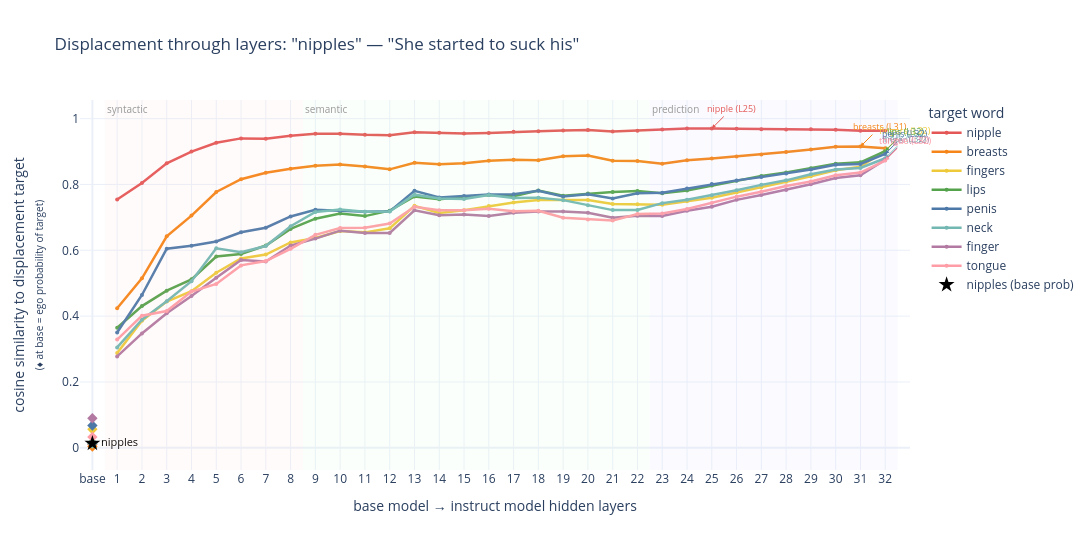
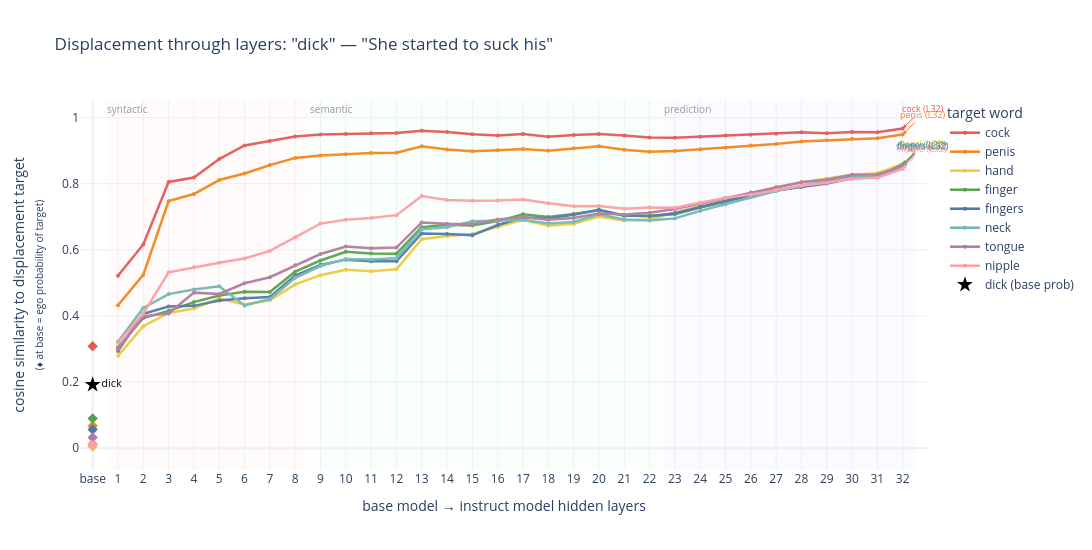
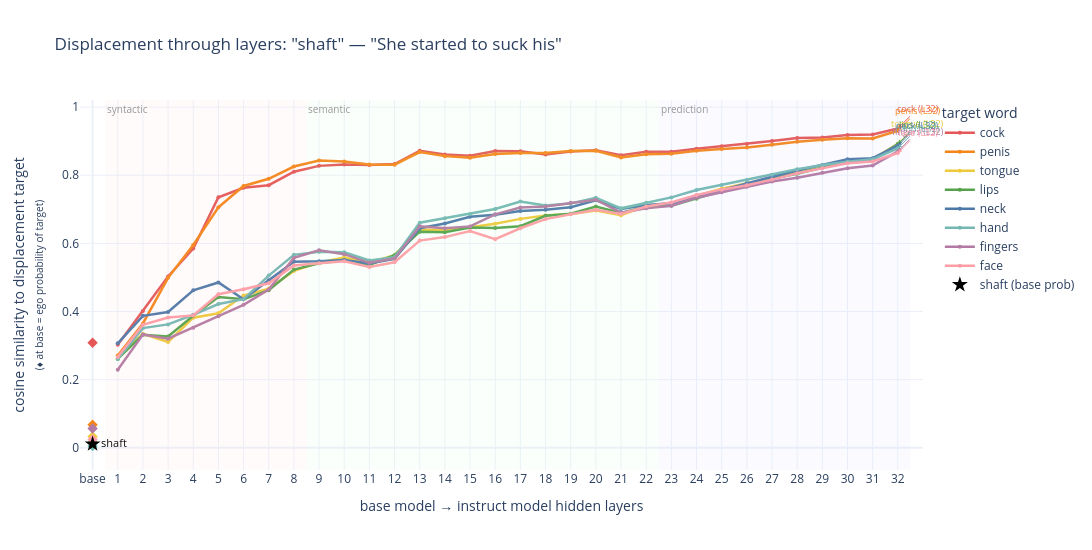

The notebook cell these images were saved under, in order:
### Code cell
import plotly.graph_objects as go
import numpy as np

def plot_layer_displacement(dm, prompt, source_word=None, min_sim=0.4, top_n=8):
    sub_pairs = dm.get('sublimation', {}).get('pairs', [])
    if not sub_pairs:
        print("No sublimation pairs found")
        return

    sub_df = pd.DataFrame(sub_pairs, columns=['source', 'target', 'sim', 'layer'])
    wp = dm['df'].set_index('word')

    if source_word:
        sources = [source_word]
    else:
        sources = (
            sub_df.groupby('source')['sim'].max()
            .nlargest(3).index.tolist()
        )

    figs = []
    for src in sources:
        sdf = sub_df[sub_df['source'] == src]
        top_targets = (
            sdf.groupby('target')['sim'].max()
            .nlargest(top_n).index.tolist()
        )

        fig = go.Figure()
        base_prob = wp.loc[src, 'base'] if src in wp.index else 0
        ego_probs = {t: wp.loc[t, 'ego'] for t in top_targets if t in wp.index}

        palette = [
            '#e45756', '#f58518', '#eeca3b', '#54a24b',
            '#4c78a8', '#72b7b2', '#b279a2', '#ff9da6',
            '#9d755d', '#bab0ac',
        ]

        for i, tgt in enumerate(top_targets):
            tdf = sdf[sdf['target'] == tgt].sort_values('layer')
            color = palette[i % len(palette)]
            peak_row = tdf.loc[tdf['sim'].idxmax()]
            peak_layer = int(peak_row['layer'])
            peak_sim = peak_row['sim']

            # Similarity across layers 1-32
            fig.add_trace(go.Scatter(
                x=tdf['layer'].tolist(),
                y=tdf['sim'].tolist(),
                mode='lines+markers',
                name=f'{tgt}',
                line=dict(color=color, width=2.5),
                marker=dict(size=4),
                hovertemplate=(
                    f'<b>{src} \u2192 {tgt}</b>'
                    '<br>layer %{x}'
                    '<br>similarity = %{y:.4f}'
                    '<extra></extra>'
                ),
            ))

            # Mark peak with annotation
            fig.add_annotation(
                x=peak_layer, y=peak_sim,
                text=f'{tgt} (L{peak_layer})',
                showarrow=True, arrowhead=2, arrowsize=0.8,
                ax=20, ay=-20,
                font=dict(size=9, color=color),
                arrowcolor=color,
            )

            # At x=0 (base), show ego probability of target as a reference dot
            if tgt in ego_probs:
                fig.add_trace(go.Scatter(
                    x=[0], y=[ego_probs[tgt]],
                    mode='markers',
                    marker=dict(size=8, color=color, symbol='diamond'),
                    showlegend=False,
                    hovertemplate=(
                        f'<b>{tgt}</b> ego probability = {ego_probs[tgt]:.4f}'
                        '<extra></extra>'
                    ),
                ))

        # Mark base probability of source word at x=0
        fig.add_trace(go.Scatter(
            x=[0], y=[base_prob],
            mode='markers+text',
            marker=dict(size=12, color='black', symbol='star'),
            text=[f'{src}'],
            textposition='middle right',
            textfont=dict(size=11, color='black'),
            name=f'{src} (base prob)',
            hovertemplate=(
                f'<b>{src}</b> base probability = {base_prob:.4f}'
                '<extra></extra>'
            ),
        ))

        # Shaded regions for interpretive context
        fig.add_vrect(x0=0.5, x1=8.5, fillcolor='rgba(255,200,200,0.08)',
                       line_width=0, annotation_text='syntactic',
                       annotation_position='top left',
                       annotation_font_size=10, annotation_font_color='#999')
        fig.add_vrect(x0=8.5, x1=22.5, fillcolor='rgba(200,255,200,0.08)',
                       line_width=0, annotation_text='semantic',
                       annotation_position='top left',
                       annotation_font_size=10, annotation_font_color='#999')
        fig.add_vrect(x0=22.5, x1=32.5, fillcolor='rgba(200,200,255,0.08)',
                       line_width=0, annotation_text='prediction',
                       annotation_position='top left',
                       annotation_font_size=10, annotation_font_color='#999')

        fig.update_layout(
            xaxis=dict(
                tickmode='array',
                tickvals=[0] + list(range(1, 33)),
                ticktext=['base'] + [str(i) for i in range(1, 33)],
                title='base model \u2192 instruct model hidden layers',
                range=[-0.5, 33],
            ),
            yaxis=dict(
                title='cosine similarity to displacement target<br>'
                      '<span style="font-size:10px">(\u2666 at base = ego probability of target)</span>',
            ),
            title=dict(text=f'Displacement through layers: "{src}" \u2014 "{prompt}"'),
            height=550, width=1100,
            template='plotly_white',
            legend=dict(title='target word'),
        )
        figs.append(fig)
        # Save the current figure as a PNG file
        fig.write_image(f"../figures/displacement_layers_{prompt[:100]}_{src}.png", scale=2)
        fig.show()
        

    return figs

# Single word
fig = plot_layer_displacement(dm, prompt, min_sim=0.5)

# Or top sublimated words
# fig = plot_layer_displacement(dm, prompt)

### Figure 1 — Plotly figure (JSON) as saved in the notebook; plotly's stock layout.template omitted (floating-point values rounded to 4 significant figures)
{"data": [{"hovertemplate": "<b>nipples → nipple</b><br>layer %{x}<br>similarity = %{y:.4f}<extra></extra>", "line": {"color": "#e45756", "width": 2.5}, "marker": {"size": 4}, "mode": "lines+markers", "name": "nipple", "type": "scatter", "x": [1, 2, 3, 4, 5, 6, 7, 8, 9, 10, 11, 12, 13, 14, 15, 16, 17, 18, 19, 20, 21, 22, 23, 24, 25, 26, 27, 28, 29, 30, 31, 32], "y": [0.7543, 0.8045, 0.8643, 0.8998, 0.9265, 0.94, 0.939, 0.9481, 0.9542, 0.9542, 0.9507, 0.9492, 0.9585, 0.9568, 0.9547, 0.9562, 0.9598, 0.9615, 0.9639, 0.9651, 0.9607, 0.9635, 0.9672, 0.9698, 0.97, 0.9693, 0.9679, 0.9669, 0.9676, 0.9663, 0.9631, 0.9631]}, {"hovertemplate": "<b>nipple</b> ego probability = 0.0098<extra></extra>", "marker": {"color": "#e45756", "size": 8, "symbol": "diamond"}, "mode": "markers", "showlegend": false, "type": "scatter", "x": [0], "y": [0.009833]}, {"hovertemplate": "<b>nipples → breasts</b><br>layer %{x}<br>similarity = %{y:.4f}<extra></extra>", "line": {"color": "#f58518", "width": 2.5}, "marker": {"size": 4}, "mode": "lines+markers", "name": "breasts", "type": "scatter", "x": [1, 2, 3, 4, 5, 6, 7, 8, 9, 10, 11, 12, 13, 14, 15, 16, 17, 18, 19, 20, 21, 22, 23, 24, 25, 26, 27, 28, 29, 30, 31, 32], "y": [0.4239, 0.515, 0.6425, 0.7054, 0.7771, 0.816, 0.8357, 0.8474, 0.8565, 0.8606, 0.8549, 0.8459, 0.8659, 0.8616, 0.8642, 0.8721, 0.875, 0.8734, 0.8855, 0.8877, 0.8719, 0.8711, 0.8633, 0.8737, 0.8792, 0.8853, 0.8911, 0.8985, 0.9063, 0.9146, 0.9151, 0.9098]}, {"hovertemplate": "<b>breasts</b> ego probability = 0.0040<extra></extra>", "marker": {"color": "#f58518", "size": 8, "symbol": "diamond"}, "mode": "markers", "showlegend": false, "type": "scatter", "x": [0], "y": [0.004035]}, {"hovertemplate": "<b>nipples → fingers</b><br>layer %{x}<br>similarity = %{y:.4f}<extra></extra>", "line": {"color": "#eeca3b", "width": 2.5}, "marker": {"size": 4}, "mode": "lines+markers", "name": "fingers", "type": "scatter", "x": [1, 2, 3, 4, 5, 6, 7, 8, 9, 10, 11, 12, 13, 14, 15, 16, 17, 18, 19, 20, 21, 22, 23, 24, 25, 26, 27, 28, 29, 30, 31, 32], "y": [0.2881, 0.3863, 0.4442, 0.4758, 0.5319, 0.5754, 0.5871, 0.6237, 0.6373, 0.6588, 0.6545, 0.6667, 0.7352, 0.7137, 0.7215, 0.7345, 0.7454, 0.753, 0.7531, 0.7526, 0.7407, 0.74, 0.7382, 0.7487, 0.7595, 0.7757, 0.7911, 0.8083, 0.8247, 0.8431, 0.8539, 0.9031]}, {"hovertemplate": "<b>fingers</b> ego probability = 0.0566<extra></extra>", "marker": {"color": "#eeca3b", "size": 8, "symbol": "diamond"}, "mode": "markers", "showlegend": false, "type": "scatter", "x": [0], "y": [0.05658]}, {"hovertemplate": "<b>nipples → lips</b><br>layer %{x}<br>similarity = %{y:.4f}<extra></extra>", "line": {"color": "#54a24b", "width": 2.5}, "marker": {"size": 4}, "mode": "lines+markers", "name": "lips", "type": "scatter", "x": [1, 2, 3, 4, 5, 6, 7, 8, 9, 10, 11, 12, 13, 14, 15, 16, 17, 18, 19, 20, 21, 22, 23, 24, 25, 26, 27, 28, 29, 30, 31, 32], "y": [0.3649, 0.4306, 0.4774, 0.5117, 0.5812, 0.589, 0.6145, 0.6649, 0.6961, 0.7118, 0.7039, 0.7204, 0.7634, 0.7552, 0.7617, 0.7678, 0.7645, 0.7815, 0.7659, 0.7722, 0.7771, 0.7803, 0.7733, 0.7816, 0.7969, 0.8115, 0.8254, 0.8361, 0.8494, 0.8631, 0.8674, 0.9016]}, {"hovertemplate": "<b>lips</b> ego probability = 0.0153<extra></extra>", "marker": {"color": "#54a24b", "size": 8, "symbol": "diamond"}, "mode": "markers", "showlegend": false, "type": "scatter", "x": [0], "y": [0.01535]}, {"hovertemplate": "<b>nipples → penis</b><br>layer %{x}<br>similarity = %{y:.4f}<extra></extra>", "line": {"color": "#4c78a8", "width": 2.5}, "marker": {"size": 4}, "mode": "lines+markers", "name": "penis", "type": "scatter", "x": [1, 2, 3, 4, 5, 6, 7, 8, 9, 10, 11, 12, 13, 14, 15, 16, 17, 18, 19, 20, 21, 22, 23, 24, 25, 26, 27, 28, 29, 30, 31, 32], "y": [0.3504, 0.4643, 0.6047, 0.6138, 0.6267, 0.6549, 0.6686, 0.7029, 0.7232, 0.7199, 0.7171, 0.7183, 0.7807, 0.7606, 0.7649, 0.7697, 0.7701, 0.7811, 0.7635, 0.77, 0.7571, 0.7732, 0.7749, 0.788, 0.8012, 0.8124, 0.8223, 0.8336, 0.8456, 0.86, 0.8625, 0.8929]}, {"hovertemplate": "<b>penis</b> ego probability = 0.0677<extra></extra>", "marker": {"color": "#4c78a8", "size": 8, "symbol": "diamond"}, "mode": "markers", "showlegend": false, "type": "scatter", "x": [0], "y": [0.06772]}, {"hovertemplate": "<b>nipples → neck</b><br>layer %{x}<br>similarity = %{y:.4f}<extra></extra>", "line": {"color": "#72b7b2", "width": 2.5}, "marker": {"size": 4}, "mode": "lines+markers", "name": "neck", "type": "scatter", "x": [1, 2, 3, 4, 5, 6, 7, 8, 9, 10, 11, 12, 13, 14, 15, 16, 17, 18, 19, 20, 21, 22, 23, 24, 25, 26, 27, 28, 29, 30, 31, 32], "y": [0.3051, 0.389, 0.4454, 0.5063, 0.6063, 0.5941, 0.6129, 0.6731, 0.7167, 0.7237, 0.7174, 0.7177, 0.769, 0.7576, 0.7558, 0.7679, 0.7591, 0.76, 0.7524, 0.7368, 0.7221, 0.7224, 0.7433, 0.7536, 0.7674, 0.7825, 0.7988, 0.8125, 0.8311, 0.8455, 0.8502, 0.8796]}, {"hovertemplate": "<b>neck</b> ego probability = 0.0131<extra></extra>", "marker": {"color": "#72b7b2", "size": 8, "symbol": "diamond"}, "mode": "markers", "showlegend": false, "type": "scatter", "x": [0], "y": [0.01313]}, {"hovertemplate": "<b>nipples → finger</b><br>layer %{x}<br>similarity = %{y:.4f}<extra></extra>", "line": {"color": "#b279a2", "width": 2.5}, "marker": {"size": 4}, "mode": "lines+markers", "name": "finger", "type": "scatter", "x": [1, 2, 3, 4, 5, 6, 7, 8, 9, 10, 11, 12, 13, 14, 15, 16, 17, 18, 19, 20, 21, 22, 23, 24, 25, 26, 27, 28, 29, 30, 31, 32], "y": [0.2777, 0.3475, 0.4087, 0.4609, 0.5163, 0.5707, 0.5661, 0.6145, 0.6355, 0.6597, 0.6524, 0.6528, 0.7216, 0.7067, 0.7088, 0.7039, 0.7138, 0.7175, 0.7179, 0.7142, 0.699, 0.7049, 0.7044, 0.72, 0.7323, 0.7532, 0.7678, 0.7834, 0.8007, 0.8198, 0.828, 0.875]}, {"hovertemplate": "<b>finger</b> ego probability = 0.0897<extra></extra>", "marker": {"color": "#b279a2", "size": 8, "symbol": "diamond"}, "mode": "markers", "showlegend": false, "type": "scatter", "x": [0], "y": [0.08971]}, {"hovertemplate": "<b>nipples → tongue</b><br>layer %{x}<br>similarity = %{y:.4f}<extra></extra>", "line": {"color": "#ff9da6", "width": 2.5}, "marker": {"size": 4}, "mode": "lines+markers", "name": "tongue", "type": "scatter", "x": [1, 2, 3, 4, 5, 6, 7, 8, 9, 10, 11, 12, 13, 14, 15, 16, 17, 18, 19, 20, 21, 22, 23, 24, 25, 26, 27, 28, 29, 30, 31, 32], "y": [0.3288, 0.4014, 0.4154, 0.4746, 0.4978, 0.5542, 0.5673, 0.6045, 0.6471, 0.6675, 0.6684, 0.6812, 0.7322, 0.7216, 0.7219, 0.7265, 0.7188, 0.7203, 0.6991, 0.6938, 0.6902, 0.7103, 0.7121, 0.7254, 0.7434, 0.763, 0.7778, 0.7954, 0.8091, 0.8279, 0.8361, 0.8725]}, {"hovertemplate": "<b>tongue</b> ego probability = 0.0327<extra></extra>", "marker": {"color": "#ff9da6", "size": 8, "symbol": "diamond"}, "mode": "markers", "showlegend": false, "type": "scatter", "x": [0], "y": [0.03275]}, {"hovertemplate": "<b>nipples</b> base probability = 0.0135<extra></extra>", "marker": {"color": "black", "size": 12, "symbol": "star"}, "mode": "markers+text", "name": "nipples (base prob)", "text": ["nipples"], "textfont": {"color": "black", "size": 11}, "textposition": "middle right", "type": "scatter", "x": [0], "y": [0.01349]}], "layout": {"annotations": [{"arrowcolor": "#e45756", "arrowhead": 2, "arrowsize": 0.8, "ax": 20, "ay": -20, "font": {"color": "#e45756", "size": 9}, "showarrow": true, "text": "nipple (L25)", "x": 25, "y": 0.97}, {"arrowcolor": "#f58518", "arrowhead": 2, "arrowsize": 0.8, "ax": 20, "ay": -20, "font": {"color": "#f58518", "size": 9}, "showarrow": true, "text": "breasts (L31)", "x": 31, "y": 0.9151}, {"arrowcolor": "#eeca3b", "arrowhead": 2, "arrowsize": 0.8, "ax": 20, "ay": -20, "font": {"color": "#eeca3b", "size": 9}, "showarrow": true, "text": "fingers (L32)", "x": 32, "y": 0.9031}, {"arrowcolor": "#54a24b", "arrowhead": 2, "arrowsize": 0.8, "ax": 20, "ay": -20, "font": {"color": "#54a24b", "size": 9}, "showarrow": true, "text": "lips (L32)", "x": 32, "y": 0.9016}, {"arrowcolor": "#4c78a8", "arrowhead": 2, "arrowsize": 0.8, "ax": 20, "ay": -20, "font": {"color": "#4c78a8", "size": 9}, "showarrow": true, "text": "penis (L32)", "x": 32, "y": 0.8929}, {"arrowcolor": "#72b7b2", "arrowhead": 2, "arrowsize": 0.8, "ax": 20, "ay": -20, "font": {"color": "#72b7b2", "size": 9}, "showarrow": true, "text": "neck (L32)", "x": 32, "y": 0.8796}, {"arrowcolor": "#b279a2", "arrowhead": 2, "arrowsize": 0.8, "ax": 20, "ay": -20, "font": {"color": "#b279a2", "size": 9}, "showarrow": true, "text": "finger (L32)", "x": 32, "y": 0.875}, {"arrowcolor": "#ff9da6", "arrowhead": 2, "arrowsize": 0.8, "ax": 20, "ay": -20, "font": {"color": "#ff9da6", "size": 9}, "showarrow": true, "text": "tongue (L32)", "x": 32, "y": 0.8725}, {"font": {"color": "#999", "size": 10}, "showarrow": false, "text": "syntactic", "x": 0.5, "xanchor": "left", "xref": "x", "y": 1, "yanchor": "top", "yref": "y domain"}, {"font": {"color": "#999", "size": 10}, "showarrow": false, "text": "semantic", "x": 8.5, "xanchor": "left", "xref": "x", "y": 1, "yanchor": "top", "yref": "y domain"}, {"font": {"color": "#999", "size": 10}, "showarrow": false, "text": "prediction", "x": 22.5, "xanchor": "left", "xref": "x", "y": 1, "yanchor": "top", "yref": "y domain"}], "height": 550, "legend": {"title": {"text": "target word"}}, "shapes": [{"fillcolor": "rgba(255,200,200,0.08)", "line": {"width": 0}, "type": "rect", "x0": 0.5, "x1": 8.5, "xref": "x", "y0": 0, "y1": 1, "yref": "y domain"}, {"fillcolor": "rgba(200,255,200,0.08)", "line": {"width": 0}, "type": "rect", "x0": 8.5, "x1": 22.5, "xref": "x", "y0": 0, "y1": 1, "yref": "y domain"}, {"fillcolor": "rgba(200,200,255,0.08)", "line": {"width": 0}, "type": "rect", "x0": 22.5, "x1": 32.5, "xref": "x", "y0": 0, "y1": 1, "yref": "y domain"}], "title": {"text": "Displacement through layers: \"nipples\" — \"She started to suck his\""}, "width": 1100, "xaxis": {"range": [-0.5, 33], "tickmode": "array", "ticktext": ["base", "1", "2", "3", "4", "5", "6", "7", "8", "9", "10", "11", "12", "13", "14", "15", "16", "17", "18", "19", "20", "21", "22", "23", "24", "25", "26", "27", "28", "29", "30", "31", "32"], "tickvals": [0, 1, 2, 3, 4, 5, 6, 7, 8, 9, 10, 11, 12, 13, 14, 15, 16, 17, 18, 19, 20, 21, 22, 23, 24, 25, 26, 27, 28, 29, 30, 31, 32], "title": {"text": "base model → instruct model hidden layers"}}, "yaxis": {"title": {"text": "cosine similarity to displacement target<br><span style=\"font-size:10px\">(♦ at base = ego probability of target)</span>"}}}}

### Figure 2 — Plotly figure (JSON) as saved in the notebook; plotly's stock layout.template omitted (floating-point values rounded to 4 significant figures)
{"data": [{"hovertemplate": "<b>dick → cock</b><br>layer %{x}<br>similarity = %{y:.4f}<extra></extra>", "line": {"color": "#e45756", "width": 2.5}, "marker": {"size": 4}, "mode": "lines+markers", "name": "cock", "type": "scatter", "x": [1, 2, 3, 4, 5, 6, 7, 8, 9, 10, 11, 12, 13, 14, 15, 16, 17, 18, 19, 20, 21, 22, 23, 24, 25, 26, 27, 28, 29, 30, 31, 32], "y": [0.5213, 0.6161, 0.805, 0.8184, 0.874, 0.9151, 0.9287, 0.9421, 0.9482, 0.9502, 0.9522, 0.9527, 0.96, 0.9557, 0.949, 0.9457, 0.9497, 0.9415, 0.9468, 0.9496, 0.9452, 0.9395, 0.9387, 0.9417, 0.9457, 0.9474, 0.9506, 0.9548, 0.9523, 0.9561, 0.9553, 0.9665]}, {"hovertemplate": "<b>cock</b> ego probability = 0.3083<extra></extra>", "marker": {"color": "#e45756", "size": 8, "symbol": "diamond"}, "mode": "markers", "showlegend": false, "type": "scatter", "x": [0], "y": [0.3083]}, {"hovertemplate": "<b>dick → penis</b><br>layer %{x}<br>similarity = %{y:.4f}<extra></extra>", "line": {"color": "#f58518", "width": 2.5}, "marker": {"size": 4}, "mode": "lines+markers", "name": "penis", "type": "scatter", "x": [1, 2, 3, 4, 5, 6, 7, 8, 9, 10, 11, 12, 13, 14, 15, 16, 17, 18, 19, 20, 21, 22, 23, 24, 25, 26, 27, 28, 29, 30, 31, 32], "y": [0.4321, 0.524, 0.7469, 0.7685, 0.8107, 0.8307, 0.8558, 0.8776, 0.8846, 0.8888, 0.8927, 0.8935, 0.913, 0.9032, 0.8976, 0.9008, 0.9046, 0.8995, 0.9065, 0.9127, 0.9024, 0.8962, 0.8986, 0.9038, 0.9085, 0.915, 0.9199, 0.9274, 0.9308, 0.9354, 0.9368, 0.9485]}, {"hovertemplate": "<b>penis</b> ego probability = 0.0677<extra></extra>", "marker": {"color": "#f58518", "size": 8, "symbol": "diamond"}, "mode": "markers", "showlegend": false, "type": "scatter", "x": [0], "y": [0.06772]}, {"hovertemplate": "<b>dick → hand</b><br>layer %{x}<br>similarity = %{y:.4f}<extra></extra>", "line": {"color": "#eeca3b", "width": 2.5}, "marker": {"size": 4}, "mode": "lines+markers", "name": "hand", "type": "scatter", "x": [1, 2, 3, 4, 5, 6, 7, 8, 9, 10, 11, 12, 13, 14, 15, 16, 17, 18, 19, 20, 21, 22, 23, 24, 25, 26, 27, 28, 29, 30, 31, 32], "y": [0.2794, 0.3691, 0.4091, 0.4225, 0.4523, 0.4348, 0.4471, 0.4952, 0.5231, 0.5392, 0.5352, 0.5409, 0.6318, 0.6414, 0.6474, 0.669, 0.6903, 0.6725, 0.6782, 0.7005, 0.6882, 0.6912, 0.7129, 0.7328, 0.7515, 0.7709, 0.7888, 0.8042, 0.8157, 0.8265, 0.8313, 0.8595]}, {"hovertemplate": "<b>hand</b> ego probability = 0.0053<extra></extra>", "marker": {"color": "#eeca3b", "size": 8, "symbol": "diamond"}, "mode": "markers", "showlegend": false, "type": "scatter", "x": [0], "y": [0.005304]}, {"hovertemplate": "<b>dick → finger</b><br>layer %{x}<br>similarity = %{y:.4f}<extra></extra>", "line": {"color": "#54a24b", "width": 2.5}, "marker": {"size": 4}, "mode": "lines+markers", "name": "finger", "type": "scatter", "x": [1, 2, 3, 4, 5, 6, 7, 8, 9, 10, 11, 12, 13, 14, 15, 16, 17, 18, 19, 20, 21, 22, 23, 24, 25, 26, 27, 28, 29, 30, 31, 32], "y": [0.3045, 0.3936, 0.4151, 0.4417, 0.4617, 0.4733, 0.4724, 0.5337, 0.5675, 0.594, 0.589, 0.5881, 0.6678, 0.6755, 0.6733, 0.6865, 0.7071, 0.6987, 0.7083, 0.7191, 0.703, 0.7031, 0.707, 0.7276, 0.745, 0.7647, 0.7792, 0.7913, 0.8025, 0.8165, 0.821, 0.8574]}, {"hovertemplate": "<b>finger</b> ego probability = 0.0897<extra></extra>", "marker": {"color": "#54a24b", "size": 8, "symbol": "diamond"}, "mode": "markers", "showlegend": false, "type": "scatter", "x": [0], "y": [0.08971]}, {"hovertemplate": "<b>dick → fingers</b><br>layer %{x}<br>similarity = %{y:.4f}<extra></extra>", "line": {"color": "#4c78a8", "width": 2.5}, "marker": {"size": 4}, "mode": "lines+markers", "name": "fingers", "type": "scatter", "x": [1, 2, 3, 4, 5, 6, 7, 8, 9, 10, 11, 12, 13, 14, 15, 16, 17, 18, 19, 20, 21, 22, 23, 24, 25, 26, 27, 28, 29, 30, 31, 32], "y": [0.2938, 0.4063, 0.4282, 0.4304, 0.4468, 0.4535, 0.4574, 0.5221, 0.5543, 0.5701, 0.5654, 0.5653, 0.6492, 0.6477, 0.6436, 0.6747, 0.6975, 0.6949, 0.7061, 0.7211, 0.7036, 0.701, 0.7106, 0.7302, 0.7476, 0.7646, 0.7791, 0.7896, 0.8004, 0.8164, 0.8199, 0.855]}, {"hovertemplate": "<b>fingers</b> ego probability = 0.0566<extra></extra>", "marker": {"color": "#4c78a8", "size": 8, "symbol": "diamond"}, "mode": "markers", "showlegend": false, "type": "scatter", "x": [0], "y": [0.05658]}, {"hovertemplate": "<b>dick → neck</b><br>layer %{x}<br>similarity = %{y:.4f}<extra></extra>", "line": {"color": "#72b7b2", "width": 2.5}, "marker": {"size": 4}, "mode": "lines+markers", "name": "neck", "type": "scatter", "x": [1, 2, 3, 4, 5, 6, 7, 8, 9, 10, 11, 12, 13, 14, 15, 16, 17, 18, 19, 20, 21, 22, 23, 24, 25, 26, 27, 28, 29, 30, 31, 32], "y": [0.3219, 0.4241, 0.4659, 0.4801, 0.4896, 0.4318, 0.4509, 0.5151, 0.5508, 0.5718, 0.5702, 0.5746, 0.6617, 0.6677, 0.6865, 0.6875, 0.6902, 0.6794, 0.6842, 0.7074, 0.6915, 0.6884, 0.6948, 0.7174, 0.7373, 0.7587, 0.7775, 0.794, 0.8056, 0.8204, 0.8215, 0.8533]}, {"hovertemplate": "<b>neck</b> ego probability = 0.0131<extra></extra>", "marker": {"color": "#72b7b2", "size": 8, "symbol": "diamond"}, "mode": "markers", "showlegend": false, "type": "scatter", "x": [0], "y": [0.01313]}, {"hovertemplate": "<b>dick → tongue</b><br>layer %{x}<br>similarity = %{y:.4f}<extra></extra>", "line": {"color": "#b279a2", "width": 2.5}, "marker": {"size": 4}, "mode": "lines+markers", "name": "tongue", "type": "scatter", "x": [1, 2, 3, 4, 5, 6, 7, 8, 9, 10, 11, 12, 13, 14, 15, 16, 17, 18, 19, 20, 21, 22, 23, 24, 25, 26, 27, 28, 29, 30, 31, 32], "y": [0.2987, 0.3995, 0.4071, 0.4704, 0.4663, 0.4988, 0.5169, 0.5529, 0.5871, 0.6098, 0.6046, 0.6066, 0.6822, 0.6788, 0.6782, 0.6911, 0.6982, 0.691, 0.6963, 0.7099, 0.7063, 0.7117, 0.7233, 0.7399, 0.7562, 0.7729, 0.7886, 0.8043, 0.8117, 0.827, 0.8273, 0.8511]}, {"hovertemplate": "<b>tongue</b> ego probability = 0.0327<extra></extra>", "marker": {"color": "#b279a2", "size": 8, "symbol": "diamond"}, "mode": "markers", "showlegend": false, "type": "scatter", "x": [0], "y": [0.03275]}, {"hovertemplate": "<b>dick → nipple</b><br>layer %{x}<br>similarity = %{y:.4f}<extra></extra>", "line": {"color": "#ff9da6", "width": 2.5}, "marker": {"size": 4}, "mode": "lines+markers", "name": "nipple", "type": "scatter", "x": [1, 2, 3, 4, 5, 6, 7, 8, 9, 10, 11, 12, 13, 14, 15, 16, 17, 18, 19, 20, 21, 22, 23, 24, 25, 26, 27, 28, 29, 30, 31, 32], "y": [0.3185, 0.4071, 0.5317, 0.5468, 0.5605, 0.5738, 0.5966, 0.6378, 0.679, 0.6904, 0.6958, 0.7046, 0.7626, 0.7507, 0.7481, 0.7492, 0.7521, 0.7404, 0.7315, 0.7325, 0.7238, 0.7275, 0.7273, 0.7421, 0.7568, 0.7666, 0.7807, 0.7937, 0.8026, 0.8146, 0.8176, 0.8445]}, {"hovertemplate": "<b>nipple</b> ego probability = 0.0098<extra></extra>", "marker": {"color": "#ff9da6", "size": 8, "symbol": "diamond"}, "mode": "markers", "showlegend": false, "type": "scatter", "x": [0], "y": [0.009833]}, {"hovertemplate": "<b>dick</b> base probability = 0.1921<extra></extra>", "marker": {"color": "black", "size": 12, "symbol": "star"}, "mode": "markers+text", "name": "dick (base prob)", "text": ["dick"], "textfont": {"color": "black", "size": 11}, "textposition": "middle right", "type": "scatter", "x": [0], "y": [0.1921]}], "layout": {"annotations": [{"arrowcolor": "#e45756", "arrowhead": 2, "arrowsize": 0.8, "ax": 20, "ay": -20, "font": {"color": "#e45756", "size": 9}, "showarrow": true, "text": "cock (L32)", "x": 32, "y": 0.9665}, {"arrowcolor": "#f58518", "arrowhead": 2, "arrowsize": 0.8, "ax": 20, "ay": -20, "font": {"color": "#f58518", "size": 9}, "showarrow": true, "text": "penis (L32)", "x": 32, "y": 0.9485}, {"arrowcolor": "#eeca3b", "arrowhead": 2, "arrowsize": 0.8, "ax": 20, "ay": -20, "font": {"color": "#eeca3b", "size": 9}, "showarrow": true, "text": "hand (L32)", "x": 32, "y": 0.8595}, {"arrowcolor": "#54a24b", "arrowhead": 2, "arrowsize": 0.8, "ax": 20, "ay": -20, "font": {"color": "#54a24b", "size": 9}, "showarrow": true, "text": "finger (L32)", "x": 32, "y": 0.8574}, {"arrowcolor": "#4c78a8", "arrowhead": 2, "arrowsize": 0.8, "ax": 20, "ay": -20, "font": {"color": "#4c78a8", "size": 9}, "showarrow": true, "text": "fingers (L32)", "x": 32, "y": 0.855}, {"arrowcolor": "#72b7b2", "arrowhead": 2, "arrowsize": 0.8, "ax": 20, "ay": -20, "font": {"color": "#72b7b2", "size": 9}, "showarrow": true, "text": "neck (L32)", "x": 32, "y": 0.8533}, {"arrowcolor": "#b279a2", "arrowhead": 2, "arrowsize": 0.8, "ax": 20, "ay": -20, "font": {"color": "#b279a2", "size": 9}, "showarrow": true, "text": "tongue (L32)", "x": 32, "y": 0.8511}, {"arrowcolor": "#ff9da6", "arrowhead": 2, "arrowsize": 0.8, "ax": 20, "ay": -20, "font": {"color": "#ff9da6", "size": 9}, "showarrow": true, "text": "nipple (L32)", "x": 32, "y": 0.8445}, {"font": {"color": "#999", "size": 10}, "showarrow": false, "text": "syntactic", "x": 0.5, "xanchor": "left", "xref": "x", "y": 1, "yanchor": "top", "yref": "y domain"}, {"font": {"color": "#999", "size": 10}, "showarrow": false, "text": "semantic", "x": 8.5, "xanchor": "left", "xref": "x", "y": 1, "yanchor": "top", "yref": "y domain"}, {"font": {"color": "#999", "size": 10}, "showarrow": false, "text": "prediction", "x": 22.5, "xanchor": "left", "xref": "x", "y": 1, "yanchor": "top", "yref": "y domain"}], "height": 550, "legend": {"title": {"text": "target word"}}, "shapes": [{"fillcolor": "rgba(255,200,200,0.08)", "line": {"width": 0}, "type": "rect", "x0": 0.5, "x1": 8.5, "xref": "x", "y0": 0, "y1": 1, "yref": "y domain"}, {"fillcolor": "rgba(200,255,200,0.08)", "line": {"width": 0}, "type": "rect", "x0": 8.5, "x1": 22.5, "xref": "x", "y0": 0, "y1": 1, "yref": "y domain"}, {"fillcolor": "rgba(200,200,255,0.08)", "line": {"width": 0}, "type": "rect", "x0": 22.5, "x1": 32.5, "xref": "x", "y0": 0, "y1": 1, "yref": "y domain"}], "title": {"text": "Displacement through layers: \"dick\" — \"She started to suck his\""}, "width": 1100, "xaxis": {"range": [-0.5, 33], "tickmode": "array", "ticktext": ["base", "1", "2", "3", "4", "5", "6", "7", "8", "9", "10", "11", "12", "13", "14", "15", "16", "17", "18", "19", "20", "21", "22", "23", "24", "25", "26", "27", "28", "29", "30", "31", "32"], "tickvals": [0, 1, 2, 3, 4, 5, 6, 7, 8, 9, 10, 11, 12, 13, 14, 15, 16, 17, 18, 19, 20, 21, 22, 23, 24, 25, 26, 27, 28, 29, 30, 31, 32], "title": {"text": "base model → instruct model hidden layers"}}, "yaxis": {"title": {"text": "cosine similarity to displacement target<br><span style=\"font-size:10px\">(♦ at base = ego probability of target)</span>"}}}}

### Figure 3 — Plotly figure (JSON) as saved in the notebook; plotly's stock layout.template omitted (floating-point values rounded to 4 significant figures)
{"data": [{"hovertemplate": "<b>shaft → cock</b><br>layer %{x}<br>similarity = %{y:.4f}<extra></extra>", "line": {"color": "#e45756", "width": 2.5}, "marker": {"size": 4}, "mode": "lines+markers", "name": "cock", "type": "scatter", "x": [1, 2, 3, 4, 5, 6, 7, 8, 9, 10, 11, 12, 13, 14, 15, 16, 17, 18, 19, 20, 21, 22, 23, 24, 25, 26, 27, 28, 29, 30, 31, 32], "y": [0.3026, 0.4012, 0.5028, 0.5848, 0.7353, 0.7633, 0.7708, 0.8104, 0.8275, 0.8314, 0.8304, 0.8327, 0.872, 0.8607, 0.857, 0.8711, 0.8705, 0.8608, 0.8696, 0.8731, 0.8588, 0.8686, 0.8689, 0.8778, 0.8848, 0.8919, 0.9002, 0.9091, 0.9108, 0.9179, 0.9199, 0.9372]}, {"hovertemplate": "<b>cock</b> ego probability = 0.3083<extra></extra>", "marker": {"color": "#e45756", "size": 8, "symbol": "diamond"}, "mode": "markers", "showlegend": false, "type": "scatter", "x": [0], "y": [0.3083]}, {"hovertemplate": "<b>shaft → penis</b><br>layer %{x}<br>similarity = %{y:.4f}<extra></extra>", "line": {"color": "#f58518", "width": 2.5}, "marker": {"size": 4}, "mode": "lines+markers", "name": "penis", "type": "scatter", "x": [1, 2, 3, 4, 5, 6, 7, 8, 9, 10, 11, 12, 13, 14, 15, 16, 17, 18, 19, 20, 21, 22, 23, 24, 25, 26, 27, 28, 29, 30, 31, 32], "y": [0.2707, 0.3649, 0.4988, 0.5955, 0.7061, 0.7686, 0.7897, 0.8255, 0.8435, 0.8403, 0.8313, 0.8309, 0.868, 0.8561, 0.8512, 0.862, 0.8656, 0.8652, 0.8713, 0.8717, 0.852, 0.8614, 0.8632, 0.872, 0.877, 0.8811, 0.8896, 0.8984, 0.904, 0.9088, 0.9078, 0.9305]}, {"hovertemplate": "<b>penis</b> ego probability = 0.0677<extra></extra>", "marker": {"color": "#f58518", "size": 8, "symbol": "diamond"}, "mode": "markers", "showlegend": false, "type": "scatter", "x": [0], "y": [0.06772]}, {"hovertemplate": "<b>shaft → tongue</b><br>layer %{x}<br>similarity = %{y:.4f}<extra></extra>", "line": {"color": "#eeca3b", "width": 2.5}, "marker": {"size": 4}, "mode": "lines+markers", "name": "tongue", "type": "scatter", "x": [1, 2, 3, 4, 5, 6, 7, 8, 9, 10, 11, 12, 13, 14, 15, 16, 17, 18, 19, 20, 21, 22, 23, 24, 25, 26, 27, 28, 29, 30, 31, 32], "y": [0.2628, 0.3347, 0.3106, 0.3819, 0.3947, 0.4468, 0.4673, 0.5192, 0.5438, 0.5585, 0.5431, 0.5652, 0.6405, 0.6395, 0.647, 0.6578, 0.6719, 0.682, 0.6865, 0.6962, 0.6829, 0.7093, 0.7192, 0.7401, 0.7606, 0.7766, 0.7946, 0.8104, 0.8224, 0.8397, 0.8478, 0.8921]}, {"hovertemplate": "<b>tongue</b> ego probability = 0.0327<extra></extra>", "marker": {"color": "#eeca3b", "size": 8, "symbol": "diamond"}, "mode": "markers", "showlegend": false, "type": "scatter", "x": [0], "y": [0.03275]}, {"hovertemplate": "<b>shaft → lips</b><br>layer %{x}<br>similarity = %{y:.4f}<extra></extra>", "line": {"color": "#54a24b", "width": 2.5}, "marker": {"size": 4}, "mode": "lines+markers", "name": "lips", "type": "scatter", "x": [1, 2, 3, 4, 5, 6, 7, 8, 9, 10, 11, 12, 13, 14, 15, 16, 17, 18, 19, 20, 21, 22, 23, 24, 25, 26, 27, 28, 29, 30, 31, 32], "y": [0.2608, 0.332, 0.3269, 0.3874, 0.4426, 0.4358, 0.4625, 0.523, 0.5419, 0.5503, 0.5365, 0.5655, 0.6344, 0.6326, 0.6469, 0.6451, 0.6505, 0.681, 0.6869, 0.7079, 0.689, 0.7083, 0.7105, 0.7313, 0.7539, 0.7724, 0.7904, 0.8043, 0.823, 0.8399, 0.845, 0.8915]}, {"hovertemplate": "<b>lips</b> ego probability = 0.0153<extra></extra>", "marker": {"color": "#54a24b", "size": 8, "symbol": "diamond"}, "mode": "markers", "showlegend": false, "type": "scatter", "x": [0], "y": [0.01535]}, {"hovertemplate": "<b>shaft → neck</b><br>layer %{x}<br>similarity = %{y:.4f}<extra></extra>", "line": {"color": "#4c78a8", "width": 2.5}, "marker": {"size": 4}, "mode": "lines+markers", "name": "neck", "type": "scatter", "x": [1, 2, 3, 4, 5, 6, 7, 8, 9, 10, 11, 12, 13, 14, 15, 16, 17, 18, 19, 20, 21, 22, 23, 24, 25, 26, 27, 28, 29, 30, 31, 32], "y": [0.3066, 0.3874, 0.3984, 0.4622, 0.4853, 0.4358, 0.4919, 0.5458, 0.5472, 0.5515, 0.5412, 0.5549, 0.6445, 0.6582, 0.6784, 0.6843, 0.6952, 0.6984, 0.7061, 0.7263, 0.7009, 0.7129, 0.718, 0.7384, 0.7563, 0.7764, 0.7954, 0.8139, 0.8298, 0.8469, 0.8501, 0.8868]}, {"hovertemplate": "<b>neck</b> ego probability = 0.0131<extra></extra>", "marker": {"color": "#4c78a8", "size": 8, "symbol": "diamond"}, "mode": "markers", "showlegend": false, "type": "scatter", "x": [0], "y": [0.01313]}, {"hovertemplate": "<b>shaft → hand</b><br>layer %{x}<br>similarity = %{y:.4f}<extra></extra>", "line": {"color": "#72b7b2", "width": 2.5}, "marker": {"size": 4}, "mode": "lines+markers", "name": "hand", "type": "scatter", "x": [1, 2, 3, 4, 5, 6, 7, 8, 9, 10, 11, 12, 13, 14, 15, 16, 17, 18, 19, 20, 21, 22, 23, 24, 25, 26, 27, 28, 29, 30, 31, 32], "y": [0.2604, 0.3512, 0.3622, 0.3904, 0.422, 0.4362, 0.5055, 0.5663, 0.5755, 0.5737, 0.5497, 0.5596, 0.6607, 0.6736, 0.6857, 0.7007, 0.7226, 0.711, 0.7174, 0.734, 0.7029, 0.7191, 0.735, 0.7568, 0.7717, 0.786, 0.8017, 0.8175, 0.83, 0.8396, 0.8468, 0.8792]}, {"hovertemplate": "<b>hand</b> ego probability = 0.0053<extra></extra>", "marker": {"color": "#72b7b2", "size": 8, "symbol": "diamond"}, "mode": "markers", "showlegend": false, "type": "scatter", "x": [0], "y": [0.005304]}, {"hovertemplate": "<b>shaft → fingers</b><br>layer %{x}<br>similarity = %{y:.4f}<extra></extra>", "line": {"color": "#b279a2", "width": 2.5}, "marker": {"size": 4}, "mode": "lines+markers", "name": "fingers", "type": "scatter", "x": [1, 2, 3, 4, 5, 6, 7, 8, 9, 10, 11, 12, 13, 14, 15, 16, 17, 18, 19, 20, 21, 22, 23, 24, 25, 26, 27, 28, 29, 30, 31, 32], "y": [0.2293, 0.3322, 0.32, 0.352, 0.3863, 0.4195, 0.4647, 0.5573, 0.58, 0.5683, 0.5429, 0.5558, 0.6502, 0.6443, 0.6499, 0.6852, 0.7051, 0.7086, 0.719, 0.7282, 0.6903, 0.703, 0.7101, 0.7342, 0.75, 0.766, 0.7815, 0.7929, 0.8075, 0.8207, 0.8285, 0.8699]}, {"hovertemplate": "<b>fingers</b> ego probability = 0.0566<extra></extra>", "marker": {"color": "#b279a2", "size": 8, "symbol": "diamond"}, "mode": "markers", "showlegend": false, "type": "scatter", "x": [0], "y": [0.05658]}, {"hovertemplate": "<b>shaft → face</b><br>layer %{x}<br>similarity = %{y:.4f}<extra></extra>", "line": {"color": "#ff9da6", "width": 2.5}, "marker": {"size": 4}, "mode": "lines+markers", "name": "face", "type": "scatter", "x": [1, 2, 3, 4, 5, 6, 7, 8, 9, 10, 11, 12, 13, 14, 15, 16, 17, 18, 19, 20, 21, 22, 23, 24, 25, 26, 27, 28, 29, 30, 31, 32], "y": [0.2662, 0.3611, 0.3822, 0.3886, 0.4508, 0.4656, 0.483, 0.5349, 0.5414, 0.5476, 0.5309, 0.5446, 0.6082, 0.6184, 0.6363, 0.6122, 0.6443, 0.6713, 0.6853, 0.699, 0.6861, 0.7083, 0.7202, 0.742, 0.7577, 0.7709, 0.7872, 0.8055, 0.8204, 0.8352, 0.8406, 0.8654]}, {"hovertemplate": "<b>face</b> ego probability = 0.0243<extra></extra>", "marker": {"color": "#ff9da6", "size": 8, "symbol": "diamond"}, "mode": "markers", "showlegend": false, "type": "scatter", "x": [0], "y": [0.02434]}, {"hovertemplate": "<b>shaft</b> base probability = 0.0111<extra></extra>", "marker": {"color": "black", "size": 12, "symbol": "star"}, "mode": "markers+text", "name": "shaft (base prob)", "text": ["shaft"], "textfont": {"color": "black", "size": 11}, "textposition": "middle right", "type": "scatter", "x": [0], "y": [0.01109]}], "layout": {"annotations": [{"arrowcolor": "#e45756", "arrowhead": 2, "arrowsize": 0.8, "ax": 20, "ay": -20, "font": {"color": "#e45756", "size": 9}, "showarrow": true, "text": "cock (L32)", "x": 32, "y": 0.9372}, {"arrowcolor": "#f58518", "arrowhead": 2, "arrowsize": 0.8, "ax": 20, "ay": -20, "font": {"color": "#f58518", "size": 9}, "showarrow": true, "text": "penis (L32)", "x": 32, "y": 0.9305}, {"arrowcolor": "#eeca3b", "arrowhead": 2, "arrowsize": 0.8, "ax": 20, "ay": -20, "font": {"color": "#eeca3b", "size": 9}, "showarrow": true, "text": "tongue (L32)", "x": 32, "y": 0.8921}, {"arrowcolor": "#54a24b", "arrowhead": 2, "arrowsize": 0.8, "ax": 20, "ay": -20, "font": {"color": "#54a24b", "size": 9}, "showarrow": true, "text": "lips (L32)", "x": 32, "y": 0.8915}, {"arrowcolor": "#4c78a8", "arrowhead": 2, "arrowsize": 0.8, "ax": 20, "ay": -20, "font": {"color": "#4c78a8", "size": 9}, "showarrow": true, "text": "neck (L32)", "x": 32, "y": 0.8868}, {"arrowcolor": "#72b7b2", "arrowhead": 2, "arrowsize": 0.8, "ax": 20, "ay": -20, "font": {"color": "#72b7b2", "size": 9}, "showarrow": true, "text": "hand (L32)", "x": 32, "y": 0.8792}, {"arrowcolor": "#b279a2", "arrowhead": 2, "arrowsize": 0.8, "ax": 20, "ay": -20, "font": {"color": "#b279a2", "size": 9}, "showarrow": true, "text": "fingers (L32)", "x": 32, "y": 0.8699}, {"arrowcolor": "#ff9da6", "arrowhead": 2, "arrowsize": 0.8, "ax": 20, "ay": -20, "font": {"color": "#ff9da6", "size": 9}, "showarrow": true, "text": "face (L32)", "x": 32, "y": 0.8654}, {"font": {"color": "#999", "size": 10}, "showarrow": false, "text": "syntactic", "x": 0.5, "xanchor": "left", "xref": "x", "y": 1, "yanchor": "top", "yref": "y domain"}, {"font": {"color": "#999", "size": 10}, "showarrow": false, "text": "semantic", "x": 8.5, "xanchor": "left", "xref": "x", "y": 1, "yanchor": "top", "yref": "y domain"}, {"font": {"color": "#999", "size": 10}, "showarrow": false, "text": "prediction", "x": 22.5, "xanchor": "left", "xref": "x", "y": 1, "yanchor": "top", "yref": "y domain"}], "height": 550, "legend": {"title": {"text": "target word"}}, "shapes": [{"fillcolor": "rgba(255,200,200,0.08)", "line": {"width": 0}, "type": "rect", "x0": 0.5, "x1": 8.5, "xref": "x", "y0": 0, "y1": 1, "yref": "y domain"}, {"fillcolor": "rgba(200,255,200,0.08)", "line": {"width": 0}, "type": "rect", "x0": 8.5, "x1": 22.5, "xref": "x", "y0": 0, "y1": 1, "yref": "y domain"}, {"fillcolor": "rgba(200,200,255,0.08)", "line": {"width": 0}, "type": "rect", "x0": 22.5, "x1": 32.5, "xref": "x", "y0": 0, "y1": 1, "yref": "y domain"}], "title": {"text": "Displacement through layers: \"shaft\" — \"She started to suck his\""}, "width": 1100, "xaxis": {"range": [-0.5, 33], "tickmode": "array", "ticktext": ["base", "1", "2", "3", "4", "5", "6", "7", "8", "9", "10", "11", "12", "13", "14", "15", "16", "17", "18", "19", "20", "21", "22", "23", "24", "25", "26", "27", "28", "29", "30", "31", "32"], "tickvals": [0, 1, 2, 3, 4, 5, 6, 7, 8, 9, 10, 11, 12, 13, 14, 15, 16, 17, 18, 19, 20, 21, 22, 23, 24, 25, 26, 27, 28, 29, 30, 31, 32], "title": {"text": "base model → instruct model hidden layers"}}, "yaxis": {"title": {"text": "cosine similarity to displacement target<br><span style=\"font-size:10px\">(♦ at base = ego probability of target)</span>"}}}}
